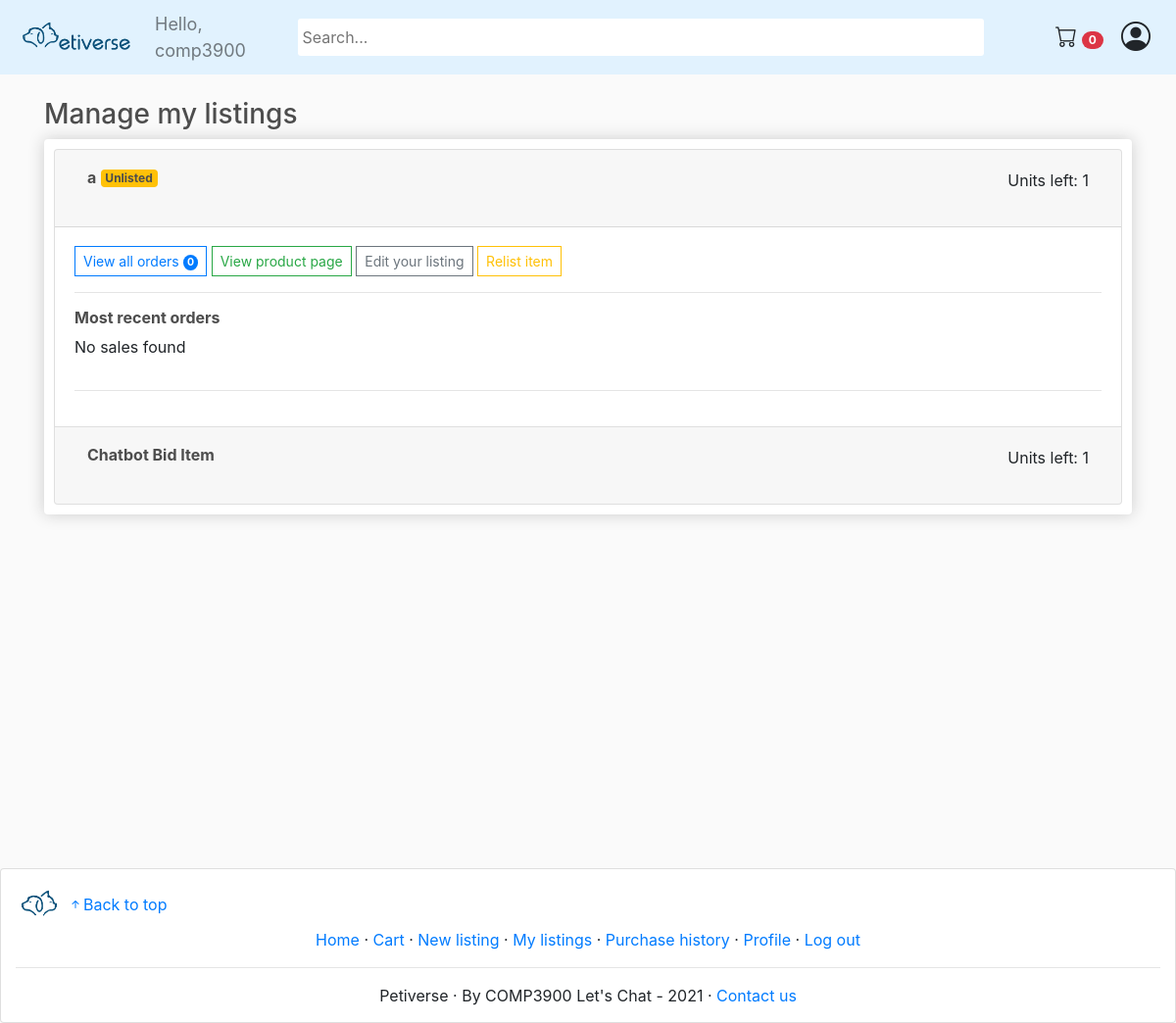
The page /my_listings/ (signed in) on the database its author committed.
### store/models.py (models this page shows, shortened)
class Customer(models.Model):
    user = models.OneToOneField(User, null=True, blank=True, on_delete=models.CASCADE)
    nickname = models.CharField(max_length=200, null=True)
    email = models.EmailField(max_length=254)
    contactNo = models.CharField(max_length=200, null=True)
    image = models.ImageField(default='../images/user_icon.png', upload_to='../images')
    trusted = models.BooleanField(default=False)
    slug_str = models.SlugField(blank=True)

class Product(models.Model):
    name = models.CharField(max_length=200)
    selling_type = models.CharField(max_length=10, choices=SELLING_CHOICES, default='sale')
    price = models.DecimalField(max_digits=30, decimal_places=2)
    starting_bid = models.DecimalField(max_digits=30, decimal_places=2, default=0)
    end_date = models.DateTimeField(default=timezone.now, blank=True, null=True)
    highest_bidder = models.ForeignKey(Customer, on_delete=models.CASCADE, null=True, blank=True, related_name='highest_bidder')
    remaining_unit = models.IntegerField()
    sold_unit = models.IntegerField(default=0)
    isAnimal = models.BooleanField(default=False,null=True, blank=True)
    description = models.TextField(max_length=1000)
    image = models.ImageField(null=True, blank=True)
    warranty = models.CharField(max_length=200, null=True)
    delivery_period = models.DurationField()
    seller = models.ForeignKey(Customer, on_delete=models.CASCADE, null=True, blank=True)
    tags = TaggableManager()
    estimated_date = models.DateTimeField(editable=False, blank=True, null=True)
    slug_str = models.SlugField(blank=True)
    is_active = models.BooleanField(default=True)
    imageUri = models.TextField(blank=True)

### store/views.py (the view)
# urls.py: path('my_listings/', views.my_listings, name='my_listings'),
def my_listings(request):
    if not request.user.is_authenticated:
        return redirect('login')
    customer = request.user.customer
    cartItems = cart_items(customer)
    products = Product.objects.filter(seller=customer)
    items = []
    for product in products:
        order_items = OrderItem.objects.filter(product=product).order_by('-date_added')
        items.append({
            'product': product,
            'recent_orders': order_items[:recent_orders_display_size],
            'n_orders': order_items.count()
        })
    context = {'items': items, 'cartItems':cartItems}
    return render(request, 'store/my_listings.html', context)

### store/models.py (called while the page is built)
	@property
	def get_cart_items(self):
		orderitems = self.orderitem_set.all()
		total = sum([item.quantity for item in orderitems])
		return total

### store/views.py (called while the page is built)
def cart_items (customer):
    order, created = Order.objects.get_or_create(customer=customer, complete=False)
    items = order.orderitem_set.all()
    items = order.get_cart_items
    return items

### store/templates/store/my_listings.html (shortened to what this page needs)
{% extends 'store/main.html' %}
{% load static %}
{% block content %}
<h3>Manage my listings</h3>
<div class="box-element">
    <div class="accordion accordion-flush" id="accordion">
        {% for item in items %}
        <div class="card">
        <div class="card-header" id="heading{{ forloop.counter }}">
            <h2 class="mb-0">
            <button class="btn btn-block text-left" type="button" data-toggle="collapse" data-target="#collapse{{ forloop.counter }}">
                <h6 class="item-heading" style="float:left"><strong>{{item.product.name}}</strong> {% if not item.product.is_active %}<span class="badge bg-warning unlisted-badge"> Unlisted</span>{% endif %}</h6>
                <p style="float:right">Units left: {{item.product.remaining_unit}}</p>
            </button>
            </h2>
        </div>
        <div id="collapse{{ forloop.counter }}" class="collapse {% if forloop.counter == 1 %} show {% endif %}" data-parent="#accordion" data-slug="{{item.product.slug_str}}" data-active="{{item.product.is_active | lower}}">
            <div class="card-body">
                <a class="btn btn-outline-primary btn-sm" href="{% url 'view_orders' item.product.slug_str %}"> View all orders <span class="badge rounded-pill bg-primary" style="color:white">{{item.n_orders}}</span></a>
                <a class="btn btn-outline-success btn-sm" href="{% url 'product_page' item.product.slug_str %}"> View product page</a>
                <a class="btn btn-outline-secondary btn-sm" href="{% url 'edit_listing' item.product.slug_str %}">Edit your listing</a>
                <btn class="btn btn-outline-warning btn-sm btn-relist"> {% if item.product.is_active %} Unlist item {% else %} Relist item {% endif %}</btn>
                <hr>
                <h6><strong>Most recent orders</strong></h6>
                <ol class="list-group">
                    {% for order_item in item.recent_orders %}
                    <li class="list-group-item">
                        <h6 style="margin-bottom:15px;"><strong><a href="{% url 'user_profile' order_item.order.customer.slug_str %}">{{order_item.order.customer.nickname}}</a></strong></h6>
                        <p>Quantity: {{order_item.quantity}}</p>
                        <p>Contact Details: <a href="mailto:{{order_item.order.customer.email}}">{{order_item.order.customer.email}}</a>{%if order_item.order.customer.contactNo%}, {{order_item.order.customer.contactNo}}{%endif%}</p>
                        <p>Date ordered: {{order_item.order.date_ordered}}</p>
                    </li>
                    {% empty %}
                    <p>No sales found</p>
                    {% endfor %}
                </ol>
                <hr>
            </div>
        </div>
        </div>
        {% empty %}
        <p>You haven't listed any products yet</p>
        {% endfor %}
    </div>
</div>
{% endblock content %}

### store/templates/store/main.html (shortened to what this page needs)
<!DOCTYPE html>
{% load static %}
{% load i18n %}
<html>
<head>
	<link rel="stylesheet" href="https://stackpath.bootstrapcdn.com/bootstrap/4.4.1/css/bootstrap.min.css">
	<link rel="stylesheet" type="text/css" href="{% static 'css/main.css' %}">
</head>
<body>
	<nav class="navbar sticky-top navbar-expand-lg navbar-light bg-light">
		<a class="navbar-brand" href="{% url 'store' %}">
			<img class="brand-img" src="{% static 'images/logo_text_transparent.png' %}">
		</a>
		<div class="navbar-collapse collapse w-100 order-0 order-md-0 dual-collapse2">
			<ul class="navbar-nav mr-auto">
				<li class="nav-item active">
				  {% if request.user.is_authenticated %}
					  <span class="hello-msg navbar-text">Hello, {{request.user.customer.nickname}}</span>
				  {% endif %}
				</li>
			  </ul>
		</div>
		<div class="mx-auto order-1">
	        <form action="{% url 'search_result' %}" method="get">
	        	<input class="search_bar"  name = "q" type="text" placeholder="Search...", style="border-radius:3px !important; border:none; min-height:38px !important; padding-left:5px;">
	        </form>
		</div>
		<div class="navbar-collapse collapse w-100 order-2 dual-collapse2">
			<ul class="navbar-nav ml-auto">
				{% if request.user.is_authenticated %}
				<li class="nav-item">
					<a class="btn" href="{% url 'cart' %}"><i class="bi-cart" style="font-size:22px;"></i> <span class="badge badge-pill badge-danger">{{cartItems}}</span></a>
				</li>
				{% endif %}
			</ul>
			{% if request.user.is_authenticated %}
				<div class="dropdown">
					<i class="bi-person-circle" id="user-icon" onclick="toggleDropdown()" ></i>
				</div>
			{% endif %}
		</div>
	</nav>
     <div class="container">
            <br>
            {% block content %}
            {% endblock content %}
         </div>
	<footer class="card">
		<div>
			<a class="footer-logo-link" href="{% url 'store' %}">
				<img class="brand-img" src="{% static 'images/logo_no_text_transparent.png' %}">
			</a>
			<a href="#" style="display:inline;"><i class="bi-arrow-up-short"></i>Back to top</a>
		</div>
		<div>
			<div style="text-align:center;">
				<a href="/">Home</a>
				&middot;
				{% if request.user.is_authenticated %}
					<a href="{% url 'cart' %}">Cart</a>
					&middot;
					<a href="{% url 'new_product' %}">New listing</a>
					&middot;
					<a href="{% url 'my_listings' %}">My listings</a>
					&middot;
					<a href="{% url 'purchase_history' %}">Purchase history</a>
					&middot;
					<a href="{% url 'user_profile' request.user.customer.slug_str %}">Profile</a>
					&middot;
					<a href="{% url 'logout' %}">Log out</a>
				{% else %}
					<a href="{% url 'login' %}">Log in</a>
					&middot;
					<a href="{% url 'signup' %}">Sign up</a>
				{% endif %}
			</div>
		</div>
		<hr>
		<div style="text-align:center;">
			Petiverse
			&middot;
			By COMP3900 Let's Chat - 2021
			&middot;
			<a href="mailto:unswcomp3900@gmail.com">Contact us</a>
		</div>
	</footer>
</body>
</html>

### static/css/main.css (style rules this page uses)
body { background-color: hsl(0, 0%, 98%); }
h1, h2, h3, h4, h5, h6 { color: hsl(0, 0%, 30%); }
footer { padding: 15px; margin-top: 10px; justify-content: center; position: absolute; width: 100%; }
.brand-img { object-fit: contain; height: 45px; }
.navbar { padding-top: 3px; padding-bottom: 3px; }
.container { min-height: 100vh; position: relative; }
.box-element { box-shadow: hsl(0, 0%, 80%) 0 0 16px; background-color: #fff; border-radius: 4px; padding: 10px; }
.bg-light { background-color: #e1f2fe!important; }
.dropdown { position: relative; display: inline-block; }
.show { display: block; }
.search_bar { width: 700px; margin-right: 35px; }
#user-icon { width: 30px; display: inline-block; margin-left:5px; margin-right:10px; font-size:30px; }
.btn { border-radius: 0; }
.hello-msg { font-size: 18px; color: #fff; margin-right: 20px; }
:root { --color: #AA8F66; }
button { border-radius: 0 }
button,input,optgroup,select,textarea { margin: 0; font-family: inherit; font-size: inherit; line-height: inherit }
button,input { overflow: visible }
button,select { text-transform: none }
[type=reset],[type=submit],button,html [type=button] { -webkit-appearance: button }

### rows shown on the page
Product: product.name "a", is_active "Unlisted", product.remaining_unit "1", n_orders "0"
Product: product.name "Chatbot Bid Item", product.remaining_unit "1"

### other values the page prints
{{ request.user.customer.nickname }} "comp3900"
{{ cartItems }} "0"
